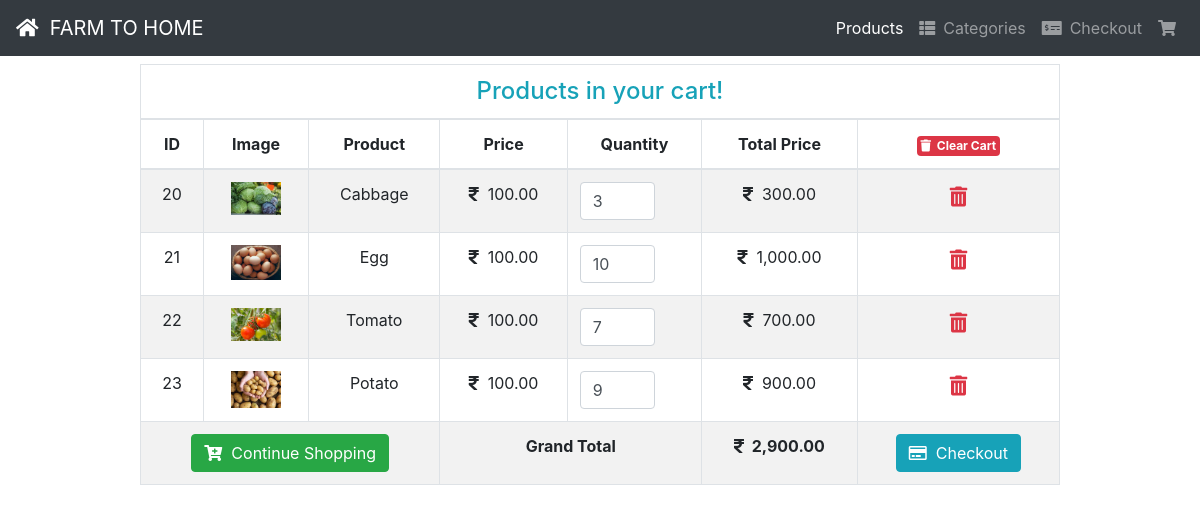
/php/cart.php, run on the app's committed database.
### tables this page shows
CREATE TABLE `cart` (
  `id` int(11) NOT NULL,
  `product_name` varchar(255) DEFAULT NULL,
  `product_price` decimal(10,2) DEFAULT NULL,
  `product_image` varchar(255) DEFAULT NULL,
  `qty` int(11) DEFAULT NULL,
  `total_price` decimal(10,2) DEFAULT NULL,
  `product_code` varchar(255) DEFAULT NULL
);

### php/cart.php (the view, shortened to what this page needs)
<!DOCTYPE html>
<html lang="en">
<head>
  <link rel='stylesheet' href='https://cdnjs.cloudflare.com/ajax/libs/twitter-bootstrap/4.5.2/css/bootstrap.min.css' />
  <link rel='stylesheet' href='https://cdnjs.cloudflare.com/ajax/libs/font-awesome/5.9.0/css/all.min.css' />
</head>
<body>
  <nav class="navbar navbar-expand-md bg-dark navbar-dark">
    <a class="navbar-brand" href="../html/index.html"><i class="fas fa-home"></i>&nbsp;&nbsp;FARM TO HOME</a>
    <div class="collapse navbar-collapse" id="collapsibleNavbar">
      <ul class="navbar-nav ml-auto">
        <li class="nav-item">
          <a class="nav-link active" href="index.php">Products</a>
        </li>
        <li class="nav-item">
          <a class="nav-link" href="#"><i class="fas fa-th-list mr-2"></i>Categories</a>
        </li>
        <li class="nav-item">
          <a class="nav-link" href="checkout.php"><i class="fas fa-money-check-alt mr-2"></i>Checkout</a>
        </li>
        <li class="nav-item">
          <a class="nav-link" href="cart.php"><i class="fas fa-shopping-cart"></i> <span id="cart-item" class="badge badge-danger"></span></a>
        </li>
      </ul>
    </div>
  </nav>
  <div class="container">
    <div class="row justify-content-center">
      <div class="col-lg-10">
        <div class="table-responsive mt-2">
          <table class="table table-bordered table-striped text-center">
            <thead>
              <tr>
                <td colspan="7">
                  <h4 class="text-center text-info m-0">Products in your cart!</h4>
                </td>
              </tr>
              <tr>
                <th>ID</th>
                <th>Image</th>
                <th>Product</th>
                <th>Price</th>
                <th>Quantity</th>
                <th>Total Price</th>
                <th>
                  <a href="action.php?clear=all" class="badge-danger badge p-1" onclick="return confirm('Are you sure want to clear your cart?');"><i class="fas fa-trash"></i>&nbsp;&nbsp;Clear Cart</a>
                </th>
              </tr>
            </thead>
            <tbody>
              <?php
                require 'cartSystemAccess.php';
                $stmt = $conn->prepare('SELECT * FROM cart');
                $stmt->execute();
                $result = $stmt->get_result();
                $grand_total = 0;
                while ($row = $result->fetch_assoc()):
              ?>
              <tr>
                <td><?= $row['id'] ?></td>
                <td><img src="<?= $row['product_image'] ?>" width="50"></td>
                <td><?= $row['product_name'] ?></td>
                <td>
                  <i class="fas fa-rupee-sign"></i>&nbsp;&nbsp;<?= number_format($row['product_price'],2); ?>
                </td>
                <td>
                  <input type="number" class="form-control itemQty" value="<?= $row['qty'] ?>" style="width:75px;">
                </td>
                <td><i class="fas fa-rupee-sign"></i>&nbsp;&nbsp;<?= number_format($row['total_price'],2); ?></td>
                <td>
                  <a href="action.php?remove=<?= $row['id'] ?>" class="text-danger lead" onclick="return confirm('Are you sure want to remove this item?');"><i class="fas fa-trash-alt"></i></a>
                </td>
              </tr>
              <?php $grand_total += $row['total_price']; ?>
              <?php endwhile; ?>
              <tr>
                <td colspan="3">
                  <a href="index.php" class="btn btn-success"><i class="fas fa-cart-plus"></i>&nbsp;&nbsp;Continue
                    Shopping</a>
                </td>
                <td colspan="2"><b>Grand Total</b></td>
                <td><b><i class="fas fa-rupee-sign"></i>&nbsp;&nbsp;<?= number_format($grand_total,2); ?></b></td>
                <td>
                  <a href="checkout.php" class="btn btn-info <?= ($grand_total > 1) ? '' : 'disabled'; ?>"><i class="far fa-credit-card"></i>&nbsp;&nbsp;Checkout</a>
                </td>
              </tr>
            </tbody>
          </table>
        </div>
      </div>
    </div>
  </div>
</body>
</html>

### data on the page
cart: id "20", product_image (picture), product_name "Cabbage", product_price "100.00", qty "3", total_price "300.00"
cart: id "21", product_image (picture), product_name "Egg", product_price "100.00", qty "10", total_price "1,000.00"
cart: id "22", product_image (picture), product_name "Tomato", product_price "100.00", qty "7", total_price "700.00"
cart: id "23", product_image (picture), product_name "Potato", product_price "100.00", qty "9", total_price "900.00"

### other printed values
$grand_total "2,900.00"
